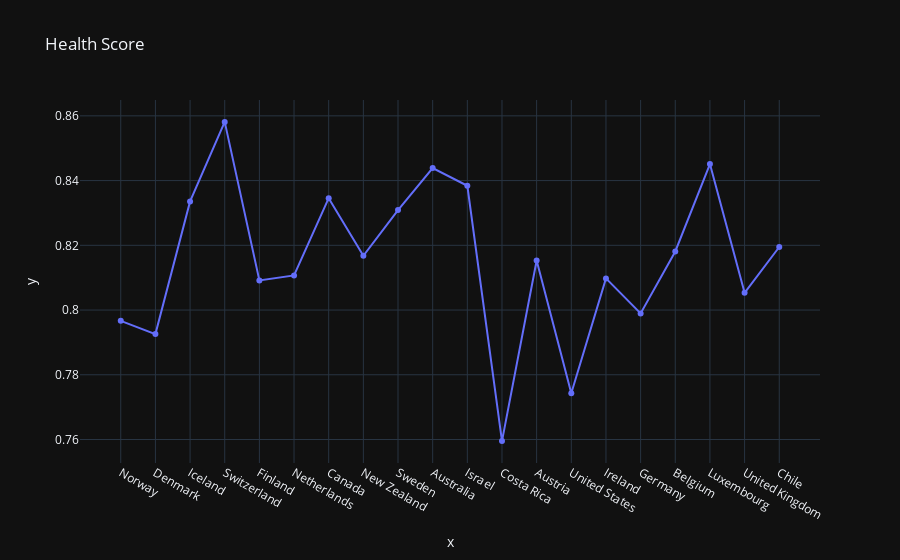

The cell this chart's notebook holds for it:
### Code cell
fig = px.line(
    x = df['Country'][:20], 
    y = df['health'][:20],
    title = 'Health Score',
    template = 'plotly_dark',
    markers = True
)

fig.show()

### Figure 1 — Plotly figure (JSON) as saved in the notebook; plotly's stock layout.template omitted (floating-point values rounded to 4 significant figures)
{"data": [{"hovertemplate": "x=%{x}<br>y=%{y}<extra></extra>", "legendgroup": "", "line": {"color": "#636efa", "dash": "solid"}, "marker": {"symbol": "circle"}, "mode": "lines+markers", "name": "", "orientation": "v", "showlegend": false, "type": "scatter", "x": ["Norway", "Denmark", "Iceland", "Switzerland", "Finland", "Netherlands", "Canada", "New Zealand", "Sweden", "Australia", "Israel", "Costa Rica", "Austria", "United States", "Ireland", "Germany", "Belgium", "Luxembourg", "United Kingdom", "Chile"], "xaxis": "x", "y": [0.7967, 0.7926, 0.8336, 0.8581, 0.8092, 0.8107, 0.8346, 0.8168, 0.8309, 0.8439, 0.8384, 0.7595, 0.8153, 0.7743, 0.8098, 0.799, 0.8181, 0.8451, 0.8053, 0.8195], "yaxis": "y"}], "layout": {"legend": {"tracegroupgap": 0}, "title": {"text": "Health Score"}, "xaxis": {"anchor": "y", "domain": [0, 1], "title": {"text": "x"}}, "yaxis": {"anchor": "x", "domain": [0, 1], "title": {"text": "y"}}}}
